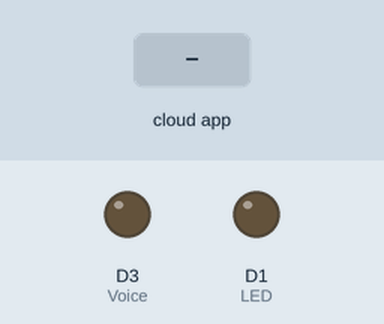
Recording of a sketch running on a simulated ESP8266 (NodeMCU). Shown: output pins drawn as LEDs (lit = HIGH). Dashed ring = blinking. The inputs (shaded band) are chosen by the test bench. WiFi joins after 1.5 s; servers stay silent unless stated; the Firebase database answers and starts empty; what the sketch prints to the serial monitor is not drawn.

Above: at 0.1 s.
At 2.8 s:
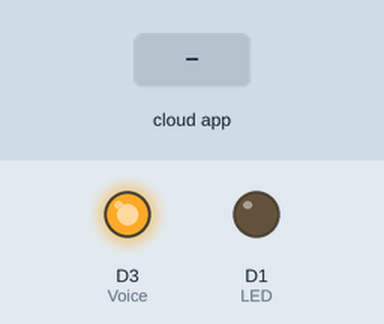
2.9 s: the phone or cloud app sets status to 1
At 4.7 s:
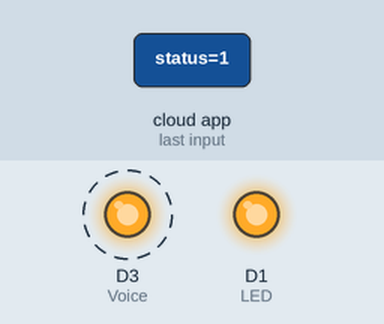
Timing chart, 0 to 11.9 s (numbered marks = the images above; inputs shaded):
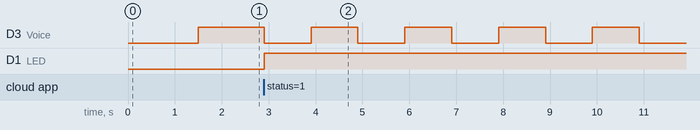

Measured:
- after the input at 2.9 s, D3 (Voice): alternates HIGH for 1.0 s and LOW for 1.0 s, starting at once; D1 (LED): LOW → HIGH at once

The sketch:

smart_lock.ino
```cpp
#include <ESP8266WiFi.h>
#include <FirebaseArduino.h>


#define WIFI_SSID       "PED"
#define WIFI_PASSWORD   "12345678"
#define FIREBASE_HOST   "webauth-38bc1.firebaseio.com"
#define FIREBASE_AUTH   "0FN1SIlY3CtL3F4nJfl38hQrKjYGyRZ1v234eRYM"


int LED = D1;   //Setting
int Voice = D3;
int i;

void setup() {
  Serial.begin(250000);

  WiFi.begin(WIFI_SSID, WIFI_PASSWORD); //begin connect WIFI
  Serial.print("connecting");
  while (WiFi.status() != WL_CONNECTED) {
    Serial.print(".");
    delay(250);
  }
  Serial.println();
  Serial.print("connected: ");
  Serial.println(WiFi.localIP());

  pinMode(LED, OUTPUT); //Set LED PinMode
  pinMode(Voice, OUTPUT); //Set Voice PinMode
  digitalWrite(Voice, HIGH); //Set voice default
  Firebase.begin(FIREBASE_HOST, FIREBASE_AUTH); //Connect to firebase
  Firebase.setInt("status", 0); //Set default status
}
void loop() {
  lighthigh(); //Unlock function
  lightlow(); //Lock function
}
void lighthigh(){
  delay(100);
  if (Firebase.getInt("status") != 0){ //Recieve status from fireabse
    digitalWrite(LED, 1); //Unlock
    for (i = 0; i <= 10; i = i+1){ //Delay with Alert while its Unlock
      digitalWrite(Voice, 0);
      delay(1000);
      digitalWrite(Voice, 1);
      delay(1000);
  }
  }
}

void lightlow(){
  delay(100);
  if (Firebase.getInt("status") != 0){ //Auto Lock after delay
    Firebase.setInt("status", 0); //Set status to firebase
    digitalWrite(LED, 0); //Lock
  }
}
```
